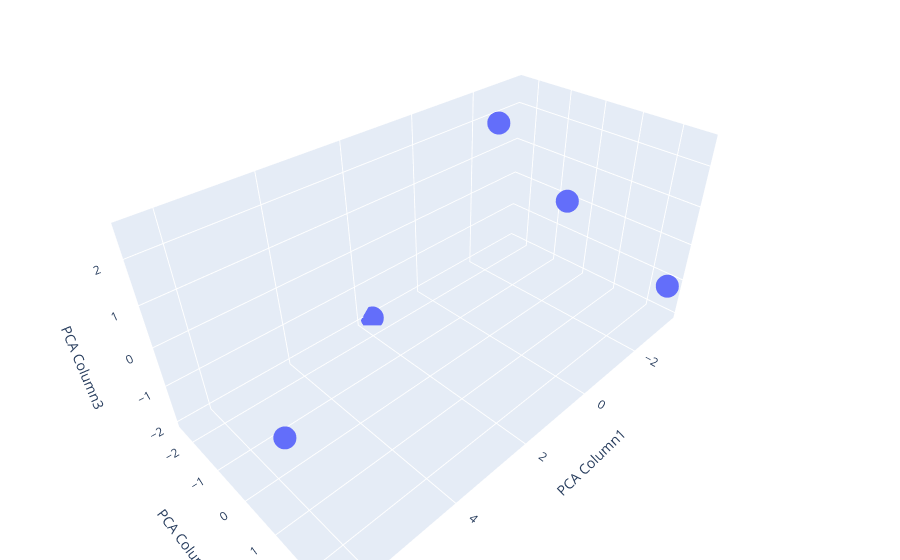

The code cell stored with this chart in its notebook:
### Code cell
import plotly.express as px

fig = px.scatter_3d(pca_df, x='PCA Column1', y='PCA Column2', z='PCA Column3')

fig.update_layout(margin=dict(l=0, r=0, b=0, t=0))

fig.show()

### Figure 1 — Plotly figure (JSON) as saved in the notebook; plotly's stock layout.template omitted (floating-point values rounded to 4 significant figures)
{"data": [{"hovertemplate": "PCA Column1=%{x}<br>PCA Column2=%{y}<br>PCA Column3=%{z}<extra></extra>", "legendgroup": "", "marker": {"color": "#636efa", "symbol": "circle"}, "mode": "markers", "name": "", "scene": "scene", "showlegend": false, "type": "scatter3d", "x": [6.411, -3.342, 1.683, -3.473, -1.28], "y": [1.476, 2.626, -2.419, -0.5612, -1.122], "z": [0.4939, -1.037, -2.017, -0.01843, 2.579]}], "layout": {"legend": {"tracegroupgap": 0}, "margin": {"b": 0, "l": 0, "r": 0, "t": 0}, "scene": {"domain": {"x": [0, 1], "y": [0, 1]}, "xaxis": {"title": {"text": "PCA Column1"}}, "yaxis": {"title": {"text": "PCA Column2"}}, "zaxis": {"title": {"text": "PCA Column3"}}}}}
